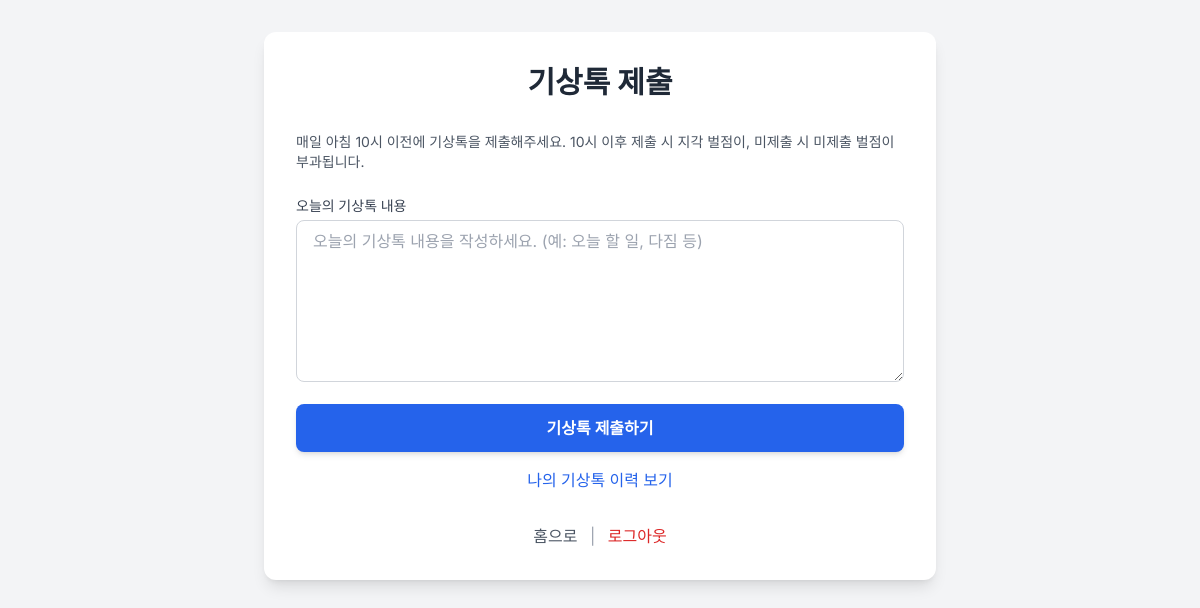
Page /morning_talk (signed in) on the earlier database version.
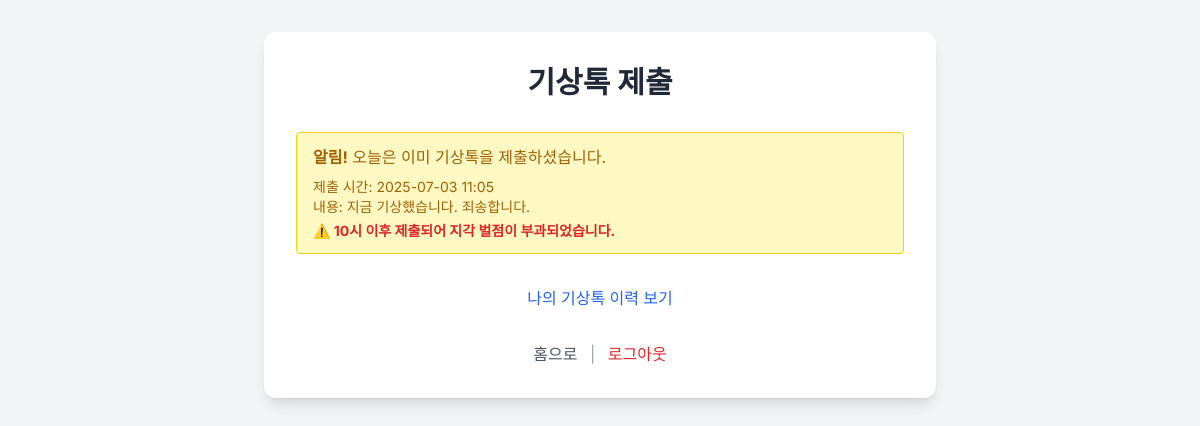
Same page on the later database version.
### app.py (models this page shows, shortened)
class Report(db.Model):
    id = db.Column(db.Integer, primary_key=True)
    user_id = db.Column(db.Integer, db.ForeignKey('user.id'), nullable=False)
    content = db.Column(db.Text, nullable=False)
    timestamp = db.Column(db.DateTime, default=datetime.now, nullable=False)
    is_late = db.Column(db.Boolean, default=False) # 10시 이후 제출 여부
    user = db.relationship('User', backref=db.backref('reports', lazy=True))

### app.py (the view, shortened to what this page needs)
@app.route('/morning_talk', methods=['GET', 'POST'])
def morning_talk():
    if 'user_id' not in session or session.get('role') != 'sub':
        flash("기상톡을 제출할 권한이 없습니다.", 'error')
        return redirect(url_for('login'))
    user_id = session['user_id']
    today = datetime.now().date()
    existing_morning_talk = Report.query.filter(
        Report.user_id == user_id,
        func.date(Report.timestamp) == today
    ).first()
    return render_template('morning_talk.html',
                           existing_morning_talk=existing_morning_talk) # 오늘 제출 여부 전달

### templates/morning_talk.html (shortened to what this page needs)
{% extends "base.html" %}
{% block content %}
<div class="bg-white p-8 rounded-xl shadow-lg w-full max-w-2xl mx-auto">
  <h2 class="text-3xl font-bold text-center text-gray-800 mb-8">기상톡 제출</h2>
  {% if existing_morning_talk %}
    <div class="bg-yellow-100 border border-yellow-400 text-yellow-700 px-4 py-3 rounded relative mb-6" role="alert">
      <strong class="font-bold">알림!</strong>
      <span class="block sm:inline">오늘은 이미 기상톡을 제출하셨습니다.</span>
      <p class="text-sm mt-2">제출 시간: {{ existing_morning_talk.timestamp.strftime('%Y-%m-%d %H:%M') }}</p>
      <p class="text-sm">내용: {{ existing_morning_talk.content }}</p>
      {% if existing_morning_talk.is_late %}
        <p class="text-sm text-red-600 font-bold mt-1">⚠️ 10시 이후 제출되어 지각 벌점이 부과되었습니다.</p>
      {% endif %}
    </div>
    <div class="mt-8 text-center">
      <a href="{{ url_for('morning_talk_history') }}" class="inline-block text-blue-600 hover:underline font-medium">나의 기상톡 이력 보기</a>
    </div>
  {% else %}
    <p class="text-gray-600 text-sm mb-6">매일 아침 10시 이전에 기상톡을 제출해주세요. 10시 이후 제출 시 지각 벌점이, 미제출 시 미제출 벌점이 부과됩니다.</p>
    <form method="post" action="{{ url_for('morning_talk') }}" class="space-y-4">
      <div>
        <label for="morning_talk_content" class="block text-sm font-medium text-gray-700 mb-1">오늘의 기상톡 내용</label>
        <textarea id="morning_talk_content" name="morning_talk_content" rows="6" placeholder="오늘의 기상톡 내용을 작성하세요. (예: 오늘 할 일, 다짐 등)" required
                  class="w-full px-4 py-2 border border-gray-300 rounded-lg focus:outline-none focus:ring-2 focus:ring-blue-500 resize-y"></textarea>
      </div>
      <button type="submit"
              class="w-full bg-blue-600 text-white py-3 rounded-lg font-semibold hover:bg-blue-700 transition duration-300 shadow-md">
        기상톡 제출하기
      </button>
    </form>
    <div class="mt-4 text-center">
      <a href="{{ url_for('morning_talk_history') }}" class="inline-block text-blue-600 hover:underline font-medium">나의 기상톡 이력 보기</a>
    </div>
  {% endif %}
  <div class="mt-8 text-center">
    <a href="{{ url_for('home') }}" class="inline-block text-gray-600 hover:underline font-medium">홈으로</a>
    <span class="text-gray-400 mx-2">|</span>
    <a href="{{ url_for('logout') }}" class="inline-block text-red-600 hover:underline font-medium">로그아웃</a>
  </div>
</div>
{% endblock %}

Differences in the rows shown:
now on this page (row edited): Report: timestamp "2025-07-03 11:05", content "지금 기상했습니다. 죄송합니다."
changed Report: is_late False → True (drawn)
Other differences:
text no longer shown: "매일 아침 10시 이전에 기상톡을 제출해주세요. 10시 이후 제출 시 지각 벌점이, 미제출 시 미제출 벌점이 부과됩니다. 오늘의 기상톡 내용 기상톡 제출하기"
text now shown: "알림! 오늘은 이미 기상톡을 제출하셨습니다. 제출 시간: 내용: ⚠️ 10시 이후 제출되어 지각 벌점이 부과되었습니다."
